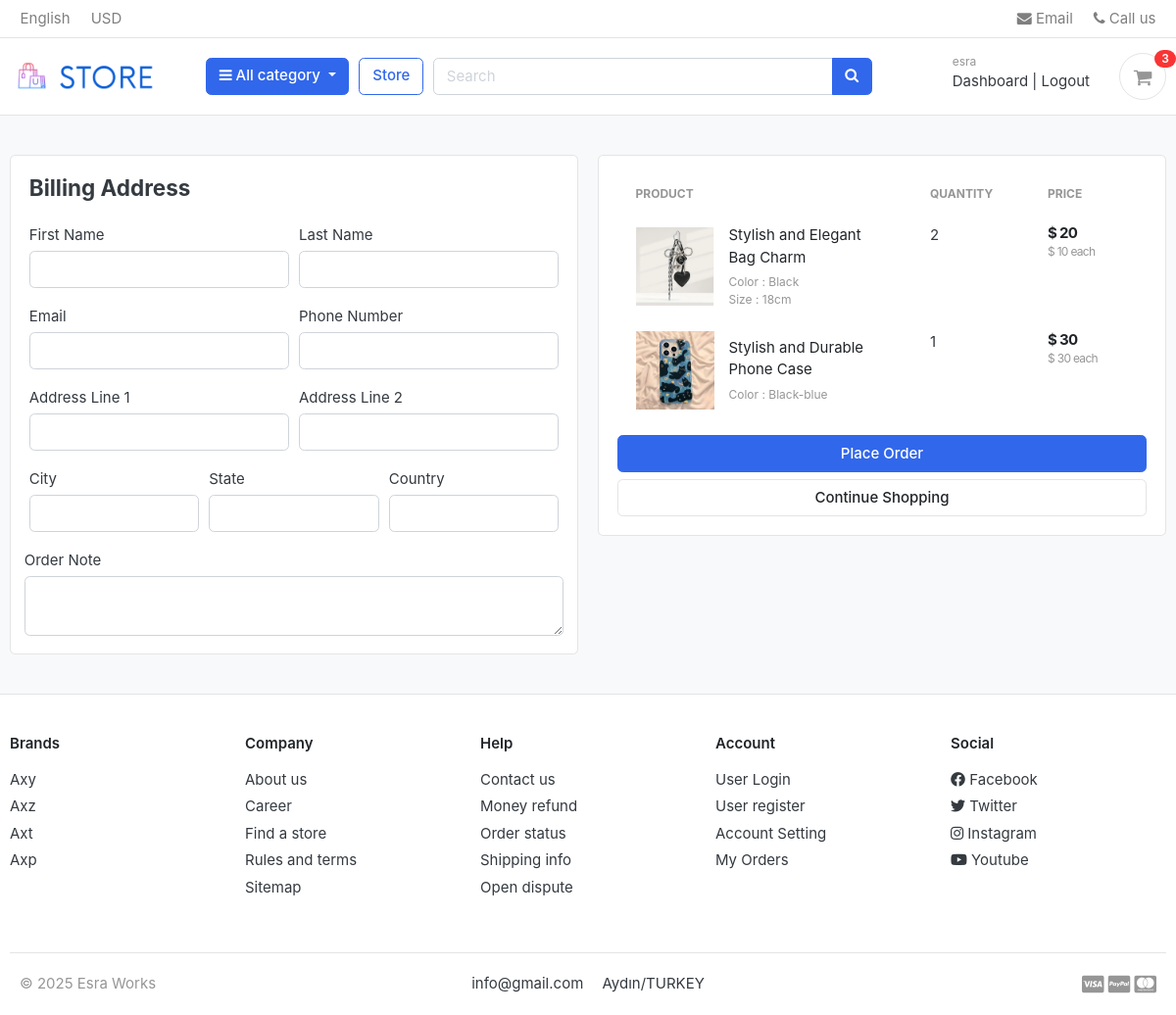
The page /cart/checkout/ (signed in) on the database its author committed.
### accounts/models.py (models this page shows, shortened)
class Account(AbstractBaseUser):
    first_name      = models.CharField(max_length=50)
    last_name       = models.CharField(max_length=50)
    username        = models.CharField(max_length=50, unique=True)
    email           = models.EmailField(max_length=100, unique=True)
    phone_number    = models.CharField(max_length=50)
    date_joined     = models.DateTimeField(auto_now_add=True)
    last_login      = models.DateTimeField(auto_now_add=True)
    is_admin        = models.BooleanField(default=False)
    is_staff        = models.BooleanField(default=False)
    is_active        = models.BooleanField(default=False)
    is_superadmin        = models.BooleanField(default=False)
    USERNAME_FIELD = 'email'
    REQUIRED_FIELDS = ['username', 'first_name', 'last_name']
    objects = MyAccountManager()

### carts/models.py (models this page shows, shortened)
class CartItem(models.Model):
    user = models.ForeignKey(Account, on_delete=models.CASCADE, null=True)
    product = models.ForeignKey(Product, on_delete=models.CASCADE)
    variations = models.ManyToManyField(Variation, blank=True)
    cart    = models.ForeignKey(Cart, on_delete=models.CASCADE, null=True)
    quantity = models.IntegerField()
    is_active = models.BooleanField(default=True)
    def sub_total(self):
        return self.product.price * self.quantity

### shop/models.py (models this page shows, shortened)
class Product(models.Model):
    product_name    = models.CharField(max_length=200, unique=True)
    slug            = models.SlugField(max_length=200, unique=True)
    description     = models.TextField(max_length=500, blank=True)
    price           = models.IntegerField()
    images          = models.ImageField(upload_to='photos/products')
    stock           = models.IntegerField()
    is_available    = models.BooleanField(default=True)
    category        = models.ForeignKey(Category, on_delete=models.CASCADE)
    created_date    = models.DateTimeField(auto_now_add=True)
    modified_date   = models.DateTimeField(auto_now=True)
    def get_url(self):
        return reverse('product_detail',args=[self.category.slug, self.slug])

class Variation(models.Model):
    product = models.ForeignKey(Product, on_delete=models.CASCADE)
    variation_category = models.CharField(max_length=100, choices=variation_category_choice)
    variation_value     = models.CharField(max_length=100)
    is_active           = models.BooleanField(default=True)
    created_date        = models.DateTimeField(auto_now=True)
    objects = VariationManager()

### carts/views.py (the view)
# urls.py: path('checkout/',views.checkout, name ='checkout'),
@login_required(login_url='login')
def checkout(request,total=0,quantity=0,cart_items=None):
    try:
        tax =0
        grand_total = 0
        if request.user.is_authenticated:
            cart_items = CartItem.objects.filter(user=request.user, is_active=True)
        else:
            cart= Cart.objects.get(cart_id=_cart_id(request))
            cart_items = CartItem.objects.filter(cart=cart, is_active=True)
        for cart_item in cart_items:
            total += (cart_item.product.price * cart_item.quantity)
            quantity += cart_item.quantity
        tax=(2 * total)/100
        grand_total = total + tax
    except ObjectDoesNotExist:
        pass
    context = {
        'total': total,
        'quantity':quantity,
        'cart_items': cart_items,
        'tax':tax,
        'grand_total':grand_total,
    }
    return render(request,'store/checkout.html',context)

### carts/context_processors.py (called while the page is built)
def counter(request):
    cart_count = 0
    if 'admin' in request.path:
        return {}
    else:
        try:
            cart = Cart.objects.filter(cart_id=_cart_id(request))
            if request.user.is_authenticated:
                cart_items = CartItem.objects.all().filter(user=request.user)
            else:
                cart_items = CartItem.objects.all().filter(cart=cart[:1])
            for cart_item in cart_items:
                cart_count += cart_item.quantity
        except Cart.DoesNotExist:
            cart_count = 0
    return dict(cart_count=cart_count)

### carts/views.py (called while the page is built)
def _cart_id(request):
    cart = request.session.session_key
    if not cart:
        cart = request.session.create()
    return cart

### category/context_processors.py (called while the page is built)
def menu_links(request):
    links = Category.objects.all()
    return dict(links=links)

### category/models.py (called while the page is built)
    def get_url(self):
        return reverse('products_by_category',args=[self.slug])

### templates/store/checkout.html (shortened to what this page needs)
{% extends 'base.html' %}
{% load static %}
{% block content %}
<section class="section-content padding-y bg">
<div class="container">
<div class="row">
	<aside class="col-lg-6">
<div class="card">
  <div class="card-body">
    <h4 class="card-title mb-4">Billing Address</h4>
    <form action="{% url 'place_order' %}" method="POST">
      <div class="form-row">
        <div class="col form-group">
          <label for="">First Name</label>
          <input type="text" name="first_name" class="form-control" required>
        </div>
        <div class="col form-group">
          <label for="">Last Name</label>
          <input type="text" name="last_name" class="form-control" required>
        </div>
      </div>
      <div class="form-row">
        <div class="col form-group">
          <label for="">Email</label>
          <input type="email" name="email" class="form-control" required>
        </div>
        <div class="col form-group">
          <label for="">Phone Number</label>
          <input type="text" name="phone" class="form-control" required>
        </div>
      </div>
      <div class="form-row">
        <div class="col form-group">
          <label for="">Address Line 1</label>
          <input type="text" name="address_line_1" class="form-control" required>
        </div>
        <div class="col form-group">
          <label for="">Address Line 2</label>
          <input type="text" name="address_line_2" class="form-control">
        </div>
      </div>
      <div class="form-row">
        <div class="col form-group">
          <label for="">City</label>
          <input type="text" name="city" class="form-control" required>
        </div>
        <div class="col form-group">
          <label for="">State</label>
          <input type="text" name="state" class="form-control" required>
        </div>
        <div class="col form-group">
          <label for="">Country</label>
          <input type="text" name="country" class="form-control" required>
        </div>
        </div>
        <div class="form-row">
          <label for="">Order Note</label>
          <textarea name="order_note" rows="2" class="form-control"></textarea>
        </div>
  </div>
</div>
	</aside>
	<aside class="col-lg-6">
		<div class="card">
		<div class="card-body">
      <table class="table table-borderless table-shopping-cart">
      <thead class="text-muted">
      <tr class="small text-uppercase">
        <th scope="col">Product</th>
        <th scope="col" width="120">Quantity</th>
        <th scope="col" width="120">Price</th>
      </tr>
      </thead>
      <tbody>
      {% for cart_item in cart_items %}
      <tr>
      	<td>
      		<figure class="itemside align-items-center">
      			<div class="aside"><img src="{{ cart_item.product.images.url }}" class="img-sm"></div>
      			<figcaption class="info">
      				<a href="{{ cart_item.product.get_url }}" class="title text-dark">{{ cart_item.product.product_name }}</a>
      				<p class="text-muted small">
      					{% if cart_item.variations.all %}
      						{% for item in cart_item.variations.all %}
      							{{ item.variation_category | capfirst }} : {{ item.variation_value | capfirst }} <br>
      						{% endfor %}
      					{% endif %}
      				</p>
      			</figcaption>
      		</figure>
      	</td>
      	<td>
      				<label for="">{{cart_item.quantity}}</label>
      	</td>
      	<td>
      		<div class="price-wrap">
      			<var class="price">$ {{ cart_item.sub_total }}</var>
      			<small class="text-muted"> $ {{ cart_item.product.price }} each </small>
      		</div>
      	</td>
      </tr>
      {% endfor %}
      </tbody>
      </table>
      <button type="submit" name="submit" class="btn btn-primary btn-block">Place Order</button>
			<a href="{% url 'store' %}" class="btn btn-light btn-block">Continue Shopping</a>
		</div>
		</div>
</aside>
</div>
</div>
</section>
{% endblock %}

### templates/includes/navbar.html (shortened to what this page needs)
{% load static %}
<header class="section-header">
<nav class="navbar p-md-0 navbar-expand-sm navbar-light border-bottom">
<div class="container">
  <div class="collapse navbar-collapse" id="navbarTop4">
    <ul class="navbar-nav mr-auto">
    	<li class="nav-item dropdown">
		 	<a href="#" class="nav-link">   English </a>
		</li>
		<li class="nav-item dropdown">
			<a href="#" class="nav-link"> USD </a>
		</li>
    </ul>
    <ul class="navbar-nav">
		<li><a href="#" class="nav-link"> <i class="fa fa-envelope"></i> Email </a></li>
		<li><a href="#" class="nav-link"> <i class="fa fa-phone"></i> Call us </a></li>
	</ul>
  </div>
</div>
</nav>
<section class="header-main border-bottom">
	<div class="container">
<div class="row align-items-center">
	<div class="col-lg-2 col-md-3 col-6">
		<a href="{% url 'home' %}" class="brand-wrap">
			<img class="logo" src="{% static './images/shop.png' %}">
		</a>
	</div>
	<div class="col-lg col-sm col-md col-6 flex-grow-0">
		<div class="category-wrap dropdown d-inline-block float-right">
			<button type="button" class="btn btn-primary dropdown-toggle" data-toggle="dropdown">
				<i class="fa fa-bars"></i> All category
			</button>
		</div>
	</div>
	<a href="{% url 'store' %}" class="btn btn-outline-primary">Store</a>
	<div class="col-lg  col-md-6 col-sm-12 col">
		<form action="{% url 'search' %}" class="search" method="GET">
			<div class="input-group w-100">
			    <input type="text" class="form-control" style="width:60%;" placeholder="Search" name="keyword">
			    <div class="input-group-append">
			      <button class="btn btn-primary" type="submit">
			        <i class="fa fa-search"></i>
			      </button>
			    </div>
		    </div>
		</form>
	</div>
	<div class="col-lg-3 col-sm-6 col-8 order-2 order-lg-3">
				<div class="d-flex justify-content-end mb-3 mb-lg-0">
					{% if user.id is None %}
					<div class="widget-header">
						<small class="title text-muted">Welcome guest!</small>
						<div>
							<a href="{% url 'login' %}">Sign in</a> <span class="dark-transp"> | </span>
							<a href="{% url 'register' %}"> Register</a>
						</div>
					</div>
					{% else %}
					<div class="widget-header">
						<small class="title text-muted">{{user.first_name}}</small>
						<div>
							<a href="{% url 'dashboard' %}">Dashboard</a> <span class="dark-transp"> | </span>
							<a href="{% url 'logout' %}">Logout</a>
						</div>
					</div>
					{% endif %}
					<a href="{% url 'cart' %}" class="widget-header pl-3 ml-3">
						<div class="icon icon-sm rounded-circle border"><i class="fa fa-shopping-cart"></i></div>
						<span class="badge badge-pill badge-danger notify">{{cart_count}}</span>
					</a>
				</div>
			</div>
</div>
	</div>
</section>
</header>

### store/static/css/ui.css (style rules this page uses)
html { font-family: "Inter", sans-serif; font-size: 15px; }
.price-wrap { letter-spacing: -0.7px; }
.icon-xs, .icon-sm, .icon-md, .icon-lg { display: inline-block; text-align: center; flex-shrink: 0; flex-grow: 0; }
.icon-sm { width: 48px; height: 48px; line-height: 48px !important; font-size: 20px; }
.img-xs, .img-sm, .img-md, .img-lg { -o-object-fit: cover; object-fit: cover; flex-shrink: 0; flex-grow: 0; }
.img-sm { width: 80px; height: 80px; }
.padding-y { padding-top: 40px; padding-bottom: 40px; }
var { font-style: normal; }
figure { margin-bottom: 0; }
article:after, .form-group:after { display: block; clear: both; content: ""; }
.bg { background-color: #f8f9fa; }
p:last-child { margin-bottom: 0; }
.header-main { position: relative; padding-top: 1rem; padding-bottom: 1rem; }
.brand-wrap .logo, .navbar-brand .logo { margin-right: 7px; max-height: 42px; display: inline-block; }
.widget-header { display: inline-block; vertical-align: middle; position: relative; }
.widget-header a { color: #343a40; }
.widget-header i { color: #969696; }
.widget-header .title { display: block; }
.widget-header .notify { position: absolute; top: -3px; right: -10px; }
.btn-light { background-color: #fff; border-color: #e4e4e4; }
.itemside { position: relative; display: flex; width: 100%; }
.itemside .aside { position: relative; flex-shrink: 0; }
.itemside .info { padding-left: 15px; padding-right: 7px; }
.itemside p { margin-bottom: 0; }
.itemside .title { display: block; margin-bottom: 5px; color: #212529; }
.notify { position: absolute; top: -4px; right: -10px; display: inline-block; padding: 0.25em 0.6em; font-size: 12px; line-height: 1; text-align: center; border-radius: 3rem; color: #fff; background-color: #fa3434; }
.price { font-weight: 600; color: #212529; }
.table-shopping-cart.table td, .table-shopping-cart.table th { padding-left: 1.25rem; padding-right: 1.25rem; }
.table-shopping-cart .price-wrap { line-height: 1.2; }
.table-shopping-cart .price { font-weight: bold; margin-right: 5px; display: block; }

### rows shown on the page
Account: first_name "esra"
CartItem: product.images (picture), product.product_name "Stylish and Elegant Bag Charm", quantity "2", sub_total "20", product.price "10"
Variation: variation_category "Color", variation_value "Black"
Variation: variation_category "Size", variation_value "18cm"
CartItem: product.images (picture), product.product_name "Stylish and Durable Phone Case", quantity "1", sub_total "30", product.price "30"
Variation: variation_category "Color", variation_value "Black-blue"

### other values the page prints
{{ cart_count }} "3"
